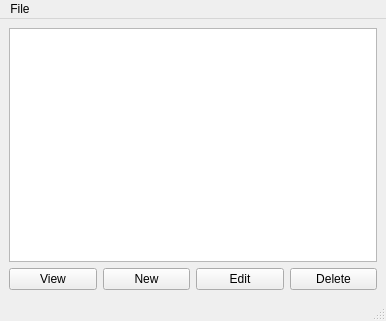
<?xml version="1.0" encoding="UTF-8"?>
<ui version="4.0">
 <class>MainWindow</class>
 <widget class="QMainWindow" name="MainWindow">
  <property name="geometry">
   <rect>
    <x>0</x>
    <y>0</y>
    <width>386</width>
    <height>321</height>
   </rect>
  </property>
  <property name="windowTitle">
   <string>MainWindow</string>
  </property>
  <widget class="QWidget" name="centralwidget">
   <layout class="QVBoxLayout" name="verticalLayout">
    <item>
     <layout class="QVBoxLayout" name="verticalLayout_2">
      <item>
       <widget class="QTableView" name="tableView"/>
      </item>
     </layout>
    </item>
    <item>
     <layout class="QHBoxLayout" name="horizontalLayout">
      <item>
       <widget class="QPushButton" name="viewButton">
        <property name="text">
         <string>View</string>
        </property>
       </widget>
      </item>
      <item>
       <widget class="QPushButton" name="newButton">
        <property name="text">
         <string>New</string>
        </property>
       </widget>
      </item>
      <item>
       <widget class="QPushButton" name="editButton">
        <property name="text">
         <string>Edit</string>
        </property>
       </widget>
      </item>
      <item>
       <widget class="QPushButton" name="deleteButton">
        <property name="text">
         <string>Delete</string>
        </property>
       </widget>
      </item>
     </layout>
    </item>
   </layout>
  </widget>
  <widget class="QMenuBar" name="menubar">
   <property name="geometry">
    <rect>
     <x>0</x>
     <y>0</y>
     <width>386</width>
     <height>25</height>
    </rect>
   </property>
   <widget class="QMenu" name="menuFile">
    <property name="title">
     <string>File</string>
    </property>
    <addaction name="actionQuit"/>
   </widget>
   <addaction name="menuFile"/>
  </widget>
  <widget class="QStatusBar" name="statusbar"/>
  <action name="actionQuit">
   <property name="text">
    <string>Quit</string>
   </property>
  </action>
 </widget>
 <resources/>
 <connections/>
</ui>
